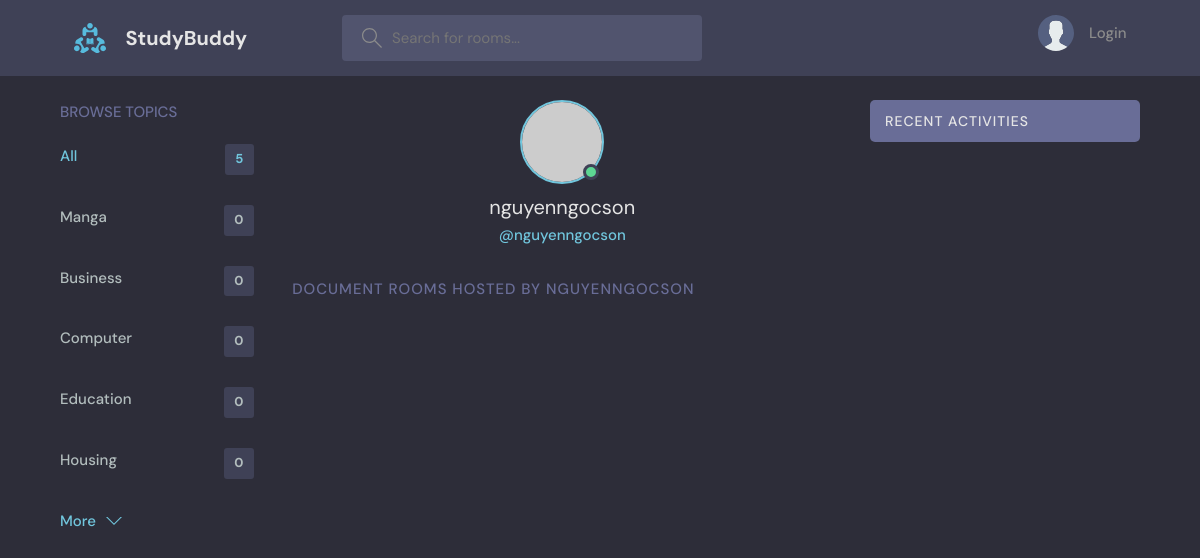
Screenshot of /profile/3/ with the database file from the repository.
### base/models.py (models this page shows, shortened)
class Topic(models.Model):
    name = models.CharField(max_length=200)

### base/views.py (the view)
# urls.py: path('profile/<str:pk>/', views.userProfile, name='profile'),
def userProfile(request, pk):
    topics = Topic.objects.all()
    user = User.objects.get(id=pk)
    documents = user.document_set.all()
    comments = user.comment_set.all()
    context = {'user': user, 'documents': documents,
               'topics': topics, 'comments': comments}
    return render(request, 'base/profile.html', context)

### base/templates/base/profile.html (shortened to what this page needs)
{% extends 'main.html' %}
{% block content %}
<main class="profile-page layout layout--3">
  <div class="container">
    {% include 'base/topic_component.html' %}
    <div class="roomList">
      <div class="profile">
        <div class="profile__avatar">
          <div class="avatar avatar--large active">
            <img src="https://randomuser.me/api/portraits/men/11.jpg" alt="" />
          </div>
        </div>
        <div class="profile__info">
          <h3>{{user.username}}</h3>
          <p>@{{user.username}}</p>
        </div>
      </div>
      <div class="roomList__header">
        <div>
          <h2>Document Rooms Hosted by {{user.username}}</a>
          </h2>
        </div>
      </div>
    </div>
    {% include 'base/activity_component.html' %}
  </div>
</main>
{% endblock content %}

### base/templates/base/topic_component.html
<div class="topics">
    <div class="topics__header">
      <h2>Browse Topics</h2>
    </div>
    <ul class="topics__list">
      <li>
        <a href="{% url 'home' %}" class="active">All <span>{{topics.count}}</span></a>
      </li>
      {% for topic in topics %}
      <li>
        <a href="{% url 'home' %}?q={{topic.name}}">{{topic.name}} <span>{{topic.document_set.all.count}}</span></a>
      </li>
      {% endfor %}
    </ul>
    <a class="btn btn--link" href="topics.html">
      More
      <svg version="1.1" xmlns="http://www.w3.org/2000/svg" width="32" height="32" viewBox="0 0 32 32">
        <title>chevron-down</title>
        <path d="M16 21l-13-13h-3l16 16 16-16h-3l-13 13z"></path>
      </svg>
    </a>
  </div>

### static/style/style.css (style rules this page uses)
:root { --color-main: #71c6dd; --color-main-light: #e1f6fb; --color-dark: #3f4156; --color-dark-medium: #51546e; --color-dark-light: #696d97; --color-light: #e5e5e5; --color-gray: #8b8b8b; --color-light-gray: #b2bdbd; --color-bg: #2d2d39; --color-success: #5dd693; --color-error: #fc4b0b; }
* { font-family: "DM Sans", -apple-system, BlinkMacSystemFont, "Segoe UI", Roboto, Oxygen, Ubuntu, Cantarell, "Open Sans", "Helvetica Neue", sans-serif; margin: 0; padding: 0; box-sizing: border-box; text-rendering: optimizeLegibility; font-size: inherit; }
html { font-size: 56.25%; }
@media only screen and (min-width: 1200px) { html { font-size: 62.5%; } }
body { line-height: 1.6; font-weight: 400; font-size: 1.5rem; color: var(--color-light-gray); background-color: var(--color-bg); min-height: 100vh; }
img { width: 100%; }
a { display: inline-block; color: var(--color-main); text-decoration: none; }
.container { max-width: 120rem; width: 90%; margin: auto; }
.btn { background-color: transparent; border: none; display: inline-flex; align-items: center; gap: 1rem; cursor: pointer; transition: all ease-in-out 0.3s; padding: 1rem 2rem; border-radius: 5px; box-shadow: 1px 1px 3px 1px rgba(0, 0, 0, 0.15); font-weight: 500; }
.btn--link { border-radius: 0; padding: 0; color: var(--color-main); box-shadow: none; }
.btn > svg { fill: currentColor; width: 1.6rem; height: 1.6rem; }
.avatar { position: relative; display: inline-block; border-radius: 50%; border: 2px solid var(--color-main); }
.avatar img { display: block; border-radius: 50%; object-fit: cover; object-position: center; }
.avatar::after { content: ""; display: block; position: absolute; background-color: var(--color-gray); z-index: 111; border-radius: 50%; border: 0.3rem solid var(--color-dark); }
.avatar.active::after { background-color: var(--color-success); }
.avatar.avatar--large img { display: block; width: 8rem; height: 8rem; border-radius: 50%; }
.avatar.avatar--large:after { width: 1rem; height: 1rem; bottom: 2px; right: 3.5px; }
.layout { margin-top: 2.4rem; }
.layout > .container { display: flex; justify-content: space-between; align-items: flex-start; }
.layout--3 > .container > div:first-child { flex-basis: 18%; max-width: 22.5rem; }
.layout--3 > .container > div:nth-child(2) { flex-basis: 50%; }
.topics__header { margin-bottom: 2rem; }
.topics__header h2 { text-transform: uppercase; font-weight: 500; color: var(--color-dark-light); }
.topics__list { list-style: none; }
.topics__list li a { display: flex; justify-content: space-between; margin-bottom: 3rem; font-weight: 500; color: var(--color-light-gray); transition: all 0.3s ease-in-out; }
.topics__list li a.active, .topics__list li a:hover { color: var(--color-main); }
.topics__list li a span { padding: 0.5rem 1rem; background-color: var(--color-dark); border-radius: 3px; font-size: 1.3rem; font-weight: 700; letter-spacing: 1px; }
.roomList__header { display: flex; justify-content: space-between; align-items: center; margin-bottom: 2.4rem; }
.roomList__header h2 { text-transform: uppercase; font-weight: 500; color: var(--color-light); letter-spacing: 1px; }
.profile { margin-bottom: 3rem; }
.profile__avatar { text-align: center; }
.profile__info { text-align: center; }
.profile__info h3 { font-size: 2rem; color: var(--color-light); font-weight: 400; }
.profile__info p { color: var(--color-main); font-weight: 500; margin-bottom: 1rem; }
.profile-page .roomList__header { margin-bottom: 1.5rem; }
.profile-page .roomList__header h2 { color: var(--color-dark-light); }

### rows the page displays
Topic: name "Manga", document_set.all.count "0"
Topic: name "Business", document_set.all.count "0"
Topic: name "Computer", document_set.all.count "0"
Topic: name "Education", document_set.all.count "0"
Topic: name "Housing", document_set.all.count "0"

### other values shown
{{ topics.count }} "5"
{{ user.username }} "nguyenngocson"
{{ user.username }} "NGUYENNGOCSON"
